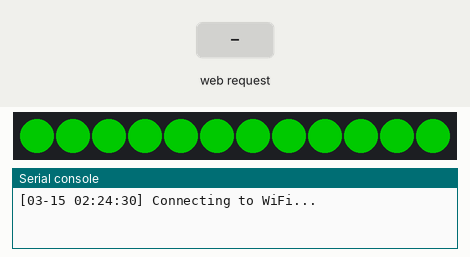
Bench run of a program on a simulated Raspberry Pi Pico running MicroPython. Parts: 12 RGB LEDs in strip order, left to right, the last lines printed to the serial console. The inputs (shaded band) are chosen by the test bench. Dim RGB values are drawn brighter than linear; WiFi joins after 1.5 s; the clock reads 2024-03-15 10:24:30 at power-on unless the program sets it; files the program writes start out absent; values from a settings file that is not in the repository are placeholders.

Above: at 1.1 s.
5.9 s: HTTP request GET /red received
At 6.7 s:
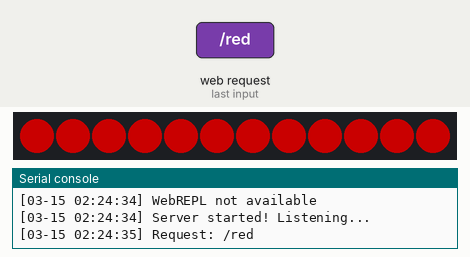
7.4 s: HTTP request GET /yellow received
At 7.8 s:
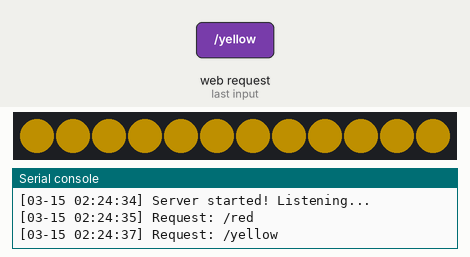
Timing chart, 0 to 10.4 s (numbered marks = the images above; inputs shaded):
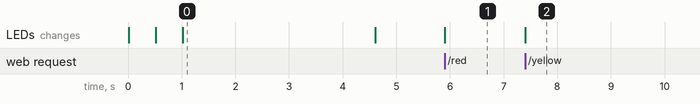

Measured:
- after the input at 5.9 s, the LEDs: change at once (image 1)
- after the input at 7.4 s, the LEDs: change at once (image 2)
- what the display in image 0 shows lasts 3.6 s, from 1.0 s to 4.6 s

The program:

main.py
```python
# Imports
import secrets
import time
import os
import rp2
import machine
import array
import network
import socket
import gc

# Initializations
SSID = secrets.SSID
PASSWORD = secrets.PASSWORD
WEBREPL_PW = secrets.WEBREPL_PW

# Persistent logging to flash
LOG_PATH = "logs.log"
ERR_PATH = "errors.log"
LOG_MAX_BYTES = 20_000

def trim_log(path):
    try:
        size = os.stat(path)[6]
        if size > LOG_MAX_BYTES:
            with open(path, "r") as f:
                f.seek(size // 2)
                f.readline() # Discard the partial line at the seek point
                keep = f.read()
            with open(path, "w") as f:
                f.write(keep)
    except OSError:
        pass

def log(msg):
    t = time.localtime(time.time() - 8 * 3600)
    line = f"[{t[1]:02}-{t[2]:02} {t[3]:02}:{t[4]:02}:{t[5]:02}] {msg}"
    print(line)
    try:
        trim_log(LOG_PATH)
        with open(LOG_PATH, "a") as f:
            f.write(line + "\n")
    except Exception:
        pass
    return line

def log_error(msg):
    line = log(msg)
    try:
        trim_log(ERR_PATH)
        with open(ERR_PATH, "a") as f:
            f.write(line + "\n")
    except Exception:
        pass

# GRB values (brightness-adjusted, GRB byte order for WS2812)
BRIGHTNESS = 0.4  # 0.0 (off) to 1.0 (full brightness)
def _to_grb(r, g, b):
    return (int(g * BRIGHTNESS) << 16) | (int(r * BRIGHTNESS) << 8) | int(b * BRIGHTNESS)
GRB_OFF    = _to_grb(0, 0, 0)
GRB_YELLOW = _to_grb(204, 153, 0)
GRB_RED    = _to_grb(255, 0, 0)
GRB_GREEN  = _to_grb(0, 255, 0)

# Route map: path -> (GRB color, body text)
HEADER_TEXT = b"HTTP/1.0 200 OK\r\nContent-Type: text/plain\r\nAccess-Control-Allow-Origin: *\r\n\r\n"
HEADER_HTML = b"HTTP/1.0 200 OK\r\nContent-Type: text/html\r\nAccess-Control-Allow-Origin: *\r\n\r\n"
HEADER_JSON = b"HTTP/1.0 200 OK\r\nContent-Type: application/json\r\nAccess-Control-Allow-Origin: *\r\n\r\n"
HEADER_404  = b"HTTP/1.0 404 Not Found\r\nContent-Type: text/plain\r\nAccess-Control-Allow-Origin: *\r\n\r\nNot Found"
ROUTES = {
    "/off":    (GRB_OFF,    HEADER_TEXT + b"OFF"),
    "/yellow": (GRB_YELLOW, HEADER_TEXT + b"YELLOW"),
    "/red":    (GRB_RED,    HEADER_TEXT + b"RED"),
}

# PIO NeoPixel driver for Raspberry Pi Pico 2
@rp2.asm_pio(sideset_init = rp2.PIO.OUT_LOW, out_shiftdir = rp2.PIO.SHIFT_LEFT, autopull = True, pull_thresh = 24)
def ws2812():
    T1, T2, T3 = 2, 5, 3
    wrap_target()
    label("bitloop")
    out(x, 1).side(0)[T3 - 1]
    jmp(not_x, "do_zero").side(1)[T1 - 1]
    jmp("bitloop").side(1)[T2 - 1]
    label("do_zero")
    nop().side(0)[T2 - 1]
    wrap()

# Initialize StateMachine on the data pin
DATA_PIN = 4
NUM_LEDS = 12
sm = rp2.StateMachine(0, ws2812, freq = 8_000_000, sideset_base = machine.Pin(DATA_PIN))
sm.active(1)
pixel_data = array.array("I", [0] * NUM_LEDS) # Internal buffer

# Change color of LEDs
def set_sign(grb):
    for i in range(NUM_LEDS):
        pixel_data[i] = grb
    sm.put(pixel_data, 8) # Send to PIO
    time.sleep_ms(10) # Brief settle time to ensure the PIO FIFO buffer is cleared

# Sync local clock to NTP time
def sync_ntp():
    try:
        import ntptime
        ntptime.settime()
        log("NTP time synced")
    except Exception:
        log_error("NTP sync failed")

# Connect to WiFi
wlan = network.WLAN(network.STA_IF)
def connect_wifi(initial=False):
    wlan.active(True)
    if not wlan.isconnected():
        wlan.connect(SSID, PASSWORD)
        log("Connecting to WiFi...")
        on = False
        for _ in range(40): # 20s timeout
            if wlan.isconnected():
                break
            on = not on
            set_sign(GRB_GREEN if on else GRB_OFF) # Blink green while connecting
            time.sleep(0.5)
        else:
            set_sign(GRB_OFF)
            log_error("WiFi connection failed, resetting...")
            machine.reset()

    ip = wlan.ifconfig()[0]
    log(f"Connected! IP: {ip}")
    sync_ntp()
    if initial:
        set_sign(GRB_GREEN) # Solid green on first boot
        time.sleep(3)
        set_sign(GRB_OFF)
    return ip

ip = connect_wifi(initial=True)

# WebREPL for updating files over WiFi
try:
    import webrepl
    webrepl.start(password = WEBREPL_PW) # Update via WiFi on http://micropython.org/webrepl with ws://<PICO_IP>:8266
except Exception:
    log_error("WebREPL not available")

# Start server
def start_server():
    global s
    try:
        s.close()
    except Exception:
        pass
    s = socket.socket()
    s.setsockopt(socket.SOL_SOCKET, socket.SO_REUSEADDR, 1)
    s.bind(socket.getaddrinfo("0.0.0.0", 80)[0][-1])
    s.listen(5)
    s.settimeout(5.0)
s = None
start_server()
log("Server started! Listening...")
last_command_time = time.ticks_ms()
last_ntp_sync = time.ticks_ms()
boot_time = time.ticks_ms()
NTP_SYNC_INTERVAL = 24 * 60 * 60 * 1000 # 24 hours

while True:
    gc.collect() # Periodically clean up memory

    # Periodic NTP re-sync to correct clock drift
    if time.ticks_diff(time.ticks_ms(), last_ntp_sync) > NTP_SYNC_INTERVAL:
        sync_ntp()
        last_ntp_sync = time.ticks_ms()

    # Watchdog: turn off sign if monitor stopped sending commands
    if pixel_data[0] != GRB_OFF and time.ticks_diff(time.ticks_ms(), last_command_time) > 300_000: # 5m timeout
        log("No command received in 5 minutes, turning off sign")
        set_sign(GRB_OFF)

    conn = None
    try:
        # Check WiFi status and reconnect if needed
        if not wlan.isconnected():
            log_error("WiFi lost, reconnecting...")
            connect_wifi()
            start_server()

        conn, _ = s.accept()
        conn.settimeout(3.0) # Prevent hanging on unresponsive clients

        raw_request = conn.recv(512) # Get first line
        if not raw_request:
            continue

        try:
            request = raw_request.decode("utf-8")
        except UnicodeError:
            continue # Skip malformed binary requests

        # Extract path from HTTP request
        first_line = request.split("\r\n", 1)[0] # e.g., "GET /yellow HTTP/1.1"
        parts = first_line.split(" ")
        path = parts[1] if len(parts) >= 2 else ""

        # Handle request
        if path in ROUTES:
            grb, response = ROUTES[path]
            log(f"Request: {path}")
            set_sign(grb)
            last_command_time = time.ticks_ms()
            conn.send(response)
        elif path == "/logs" or path == "/errors":
            log_file = ERR_PATH if path == "/errors" else LOG_PATH
            conn.send(HEADER_TEXT)
            try:
                with open(log_file, "r") as f:
                    conn.send(f.read())
            except OSError:
                conn.send(b"No logs")
        elif path == "/stats":
            gc.collect()
            uptime_s = time.ticks_diff(time.ticks_ms(), boot_time) // 1000
            conn.send(HEADER_JSON)
            conn.send(f'{{"mem_free":{gc.mem_free()},"mem_alloc":{gc.mem_alloc()},"uptime_s":{uptime_s}}}')
        elif path == "/":
            conn.send(HEADER_HTML)
            with open("dashboard.html", "r") as f:
                conn.send(f.read())
        else:
            conn.send(HEADER_404)

    except OSError as e:
        if e.args[0] == 110: # ETIMEDOUT, no client connected, loop back
            pass
        else:
            log_error(f"Server error: {e}")
            start_server() # Recover from socket corruption

    except Exception as e:
        log_error(f"Server error: {e}")

    finally:
        if conn:
            conn.close()
```
